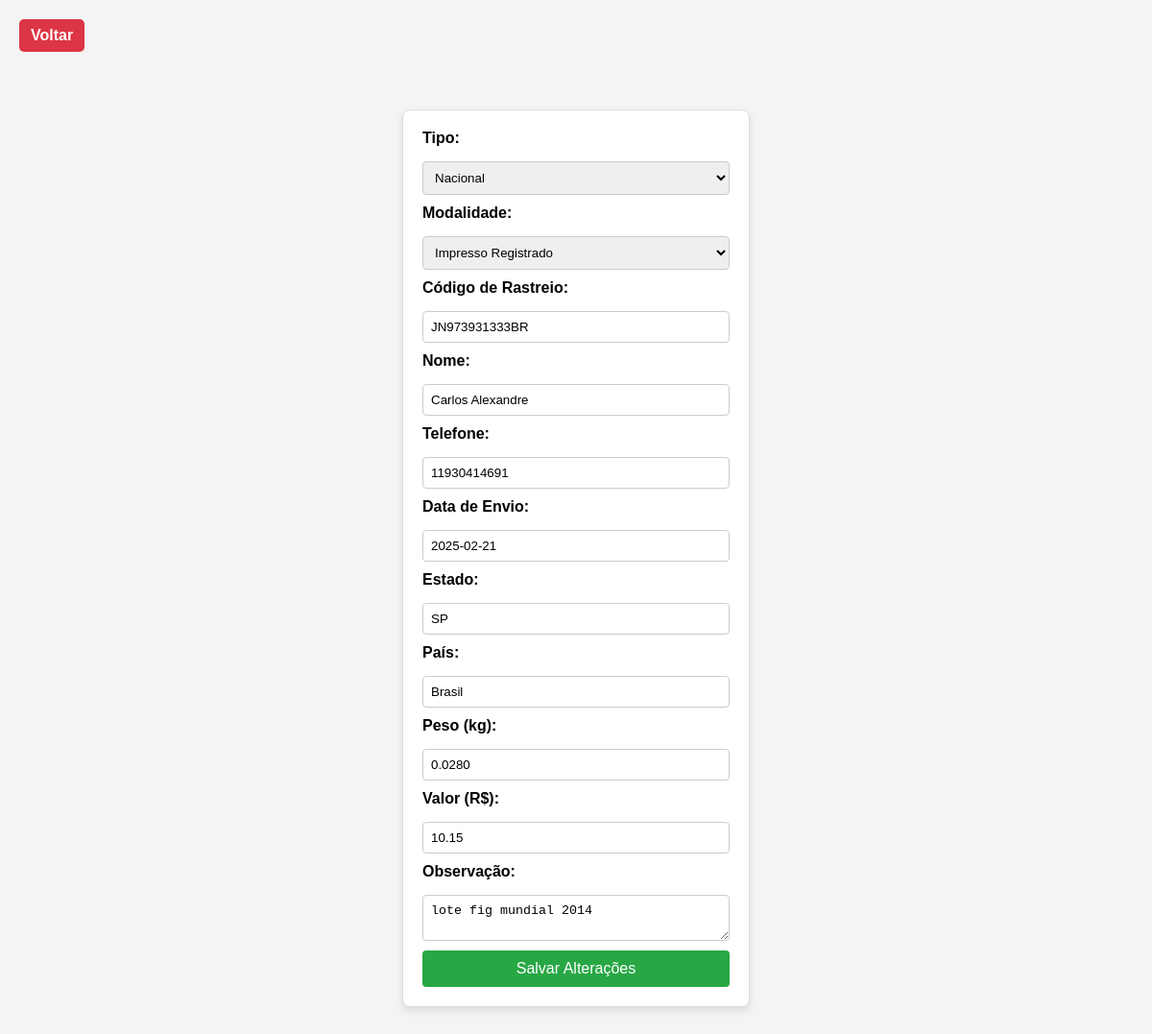
Screenshot of /editar.php?id=30 with the database file from the repository.
### tables this page shows
CREATE TABLE `envios` (
  `id` int(11) NOT NULL,
  `tipo` enum('Nacional','Internacional') NOT NULL,
  `codigo_rastreio` varchar(50) NOT NULL,
  `nome` varchar(100) NOT NULL,
  `telefone` varchar(20) NOT NULL,
  `data_envio` date NOT NULL,
  `estado` varchar(50) NOT NULL,
  `pais` varchar(50) NOT NULL,
  `peso` decimal(10,4) NOT NULL,
  `valor` decimal(10,2) NOT NULL,
  `observacao` text DEFAULT NULL,
  `status` varchar(50) DEFAULT 'Pendente',
  `modalidade` varchar(50) DEFAULT NULL,
  `feedback` enum('positivo','neutro','negativo') DEFAULT NULL
);

### editar.php (the view, shortened to what this page needs)
<?php
include 'conexao.php';
$id = $_GET['id'];
$sql = "SELECT * FROM envios WHERE id = ?";
$stmt = $conn->prepare($sql);
$stmt->bind_param("i", $id);
$stmt->execute();
$result = $stmt->get_result();
$envio = $result->fetch_assoc();
?>
<!DOCTYPE html>
<html lang="pt-br">
<head>
    <link rel="stylesheet" href="style.css">
</head>
<body>
    <a href="index.php" class="btn-voltar">Voltar</a>
    <form action="processa_edicao.php" method="post" class="form-cadastro">
        <label>Tipo:</label>
        <select name="tipo">
            <option value="Nacional" <?= $envio['tipo'] == 'Nacional' ? 'selected' : '' ?>>Nacional</option>
        </select>
        <label>Modalidade:</label>
        <select name="modalidade">
            <option value="Impresso Registrado" <?= $envio['modalidade'] == 'Impresso Registrado' ? 'selected' : '' ?>>Impresso Registrado</option>
        </select>
        <label>Código de Rastreio:</label>
        <input type="text" name="codigo_rastreio" value="<?= $envio['codigo_rastreio'] ?>" required>
        <label>Nome:</label>
        <input type="text" name="nome" value="<?= $envio['nome'] ?>" required>
        <label>Telefone:</label>
        <input type="text" name="telefone" value="<?= $envio['telefone'] ?>" maxlength="14" required>
        <label>Data de Envio:</label>
        <input type="text" name="data_envio" value="<?= $envio['data_envio'] ?>" maxlength="10" required>
        <label>Estado:</label>
        <input type="text" name="estado" value="<?= $envio['estado'] ?>" required>
        <label>País:</label>
        <input type="text" name="pais" value="<?= $envio['pais'] ?>" required>
        <label>Peso (kg):</label>
        <input type="number" name="peso" value="<?= $envio['peso'] ?>" step="0.001" required>
        <label>Valor (R$):</label>
        <input type="number" name="valor" value="<?= $envio['valor'] ?>" step="0.01" required>
        <label>Observação:</label>
        <textarea name="observacao"><?= $envio['observacao'] ?></textarea>
        <button type="submit">Salvar Alterações</button>
    </form>
</body>
</html>

### style.css (style rules this page uses)
body { font-family: Arial, sans-serif; background-color: #f4f4f4; margin: 20px; }
.btn-voltar { display: inline-block; margin-bottom: 10px; background: #dc3545; color: #fff; padding: 8px 12px; border-radius: 5px; text-decoration: none; font-weight: bold; }
.form-cadastro { display: flex; flex-direction: column; gap: 10px; width: 320px; margin: 50px auto; padding: 20px; background: #fff; border-radius: 8px; box-shadow: 0px 4px 8px rgba(0, 0, 0, 0.1); border: 1px solid #ddd; }
.form-cadastro label { font-weight: bold; margin-bottom: 5px; }
.form-cadastro input, .form-cadastro select, .form-cadastro textarea { padding: 8px; border: 1px solid #ccc; border-radius: 4px; width: 100%; box-sizing: border-box; }
.form-cadastro button { background: #28a745; color: #fff; padding: 10px; border: none; border-radius: 4px; cursor: pointer; font-size: 16px; }

### rows the page displays
envios: tipo "Nacional", modalidade "Impresso Registrado", codigo_rastreio "JN973931333BR", nome "Carlos Alexandre", telefone "11930414691", data_envio "2025-02-21", estado "SP", pais "Brasil", peso "0.0280", valor "10.15", observacao "lote fig mundial 2014"
